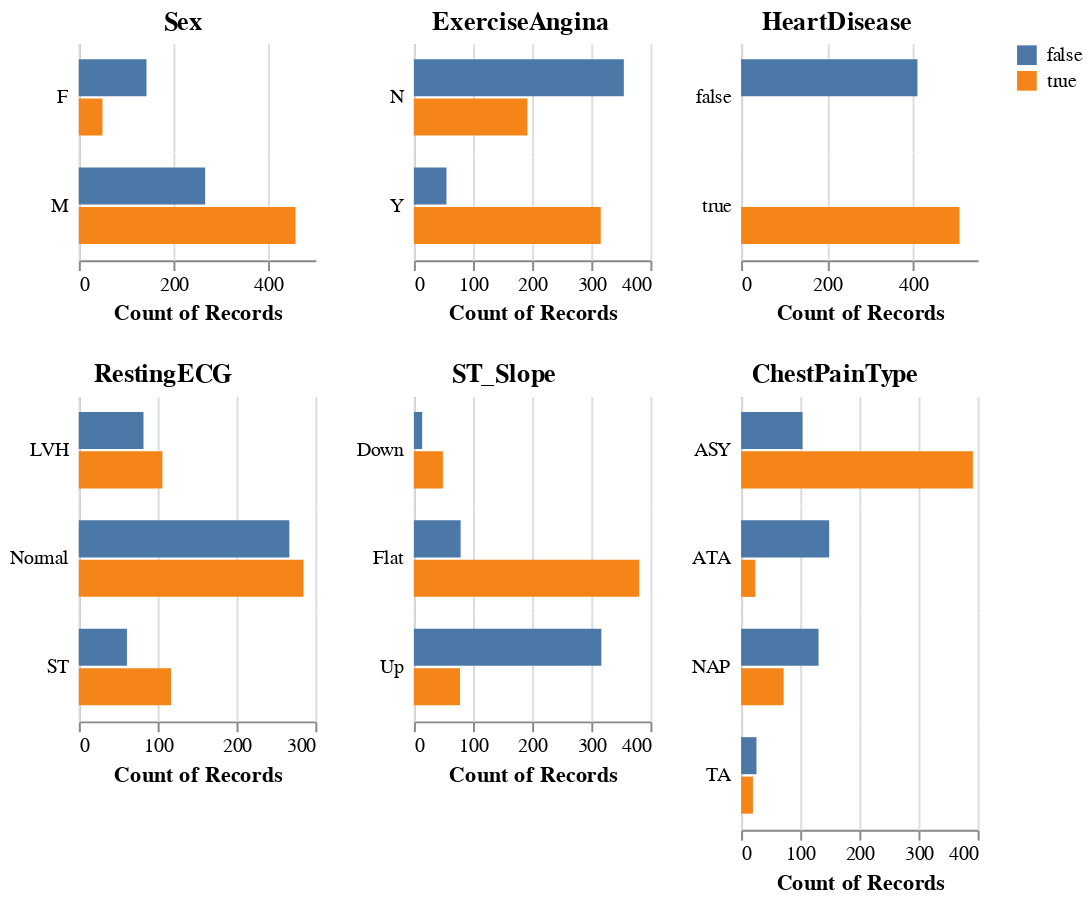

Write notebook code for a chart like this one.
### Code cell
aly.dist(df.assign(HeartDisease=lambda df: df['HeartDisease'].astype(object)), dtype='object', color='HeartDisease')

### Figure 1 — Vega specification as saved in the notebook (floating-point values rounded to 4 significant figures)
{"$schema": "https://vega.github.io/schema/vega/v5.json", "data": [{"name": "source_0", "values": [{"HeartDisease": true, "Sex": "M", "__count": 458}, {"HeartDisease": false, "Sex": "M", "__count": 267}, {"HeartDisease": false, "Sex": "F", "__count": 143}, {"HeartDisease": true, "Sex": "F", "__count": 50}]}, {"name": "concat_0_concat_0_row_domain", "values": [{"Sex": "M", "count": 2}, {"Sex": "F", "count": 2}]}, {"name": "source_1", "values": [{"HeartDisease": false, "ExerciseAngina": "N", "__count": 355}, {"HeartDisease": true, "ExerciseAngina": "Y", "__count": 316}, {"HeartDisease": true, "ExerciseAngina": "N", "__count": 192}, {"HeartDisease": false, "ExerciseAngina": "Y", "__count": 55}]}, {"name": "concat_1_concat_0_row_domain", "values": [{"ExerciseAngina": "N", "count": 2}, {"ExerciseAngina": "Y", "count": 2}]}, {"name": "source_2", "values": [{"HeartDisease": false, "__count": 410}, {"HeartDisease": true, "__count": 508}]}, {"name": "concat_2_concat_0_row_domain", "values": [{"HeartDisease": false, "count": 1}, {"HeartDisease": true, "count": 1}]}, {"name": "source_3", "values": [{"HeartDisease": true, "RestingECG": "Normal", "__count": 285}, {"HeartDisease": false, "RestingECG": "Normal", "__count": 267}, {"HeartDisease": true, "RestingECG": "ST", "__count": 117}, {"HeartDisease": false, "RestingECG": "LVH", "__count": 82}, {"HeartDisease": false, "RestingECG": "ST", "__count": 61}, {"HeartDisease": true, "RestingECG": "LVH", "__count": 106}]}, {"name": "concat_3_concat_0_row_domain", "values": [{"RestingECG": "Normal", "count": 2}, {"RestingECG": "ST", "count": 2}, {"RestingECG": "LVH", "count": 2}]}, {"name": "source_4", "values": [{"HeartDisease": true, "ST_Slope": "Flat", "__count": 381}, {"HeartDisease": false, "ST_Slope": "Up", "__count": 317}, {"HeartDisease": true, "ST_Slope": "Down", "__count": 49}, {"HeartDisease": false, "ST_Slope": "Flat", "__count": 79}, {"HeartDisease": true, "ST_Slope": "Up", "__count": 78}, {"HeartDisease": false, "ST_Slope": "Down", "__count": 14}]}, {"name": "concat_4_concat_0_row_domain", "values": [{"ST_Slope": "Flat", "count": 2}, {"ST_Slope": "Up", "count": 2}, {"ST_Slope": "Down", "count": 2}]}, {"name": "source_5", "values": [{"HeartDisease": false, "ChestPainType": "NAP", "__count": 131}, {"HeartDisease": false, "ChestPainType": "ASY", "__count": 104}, {"HeartDisease": true, "ChestPainType": "NAP", "__count": 72}, {"HeartDisease": false, "ChestPainType": "ATA", "__count": 149}, {"HeartDisease": true, "ChestPainType": "ASY", "__count": 392}, {"HeartDisease": true, "ChestPainType": "ATA", "__count": 24}, {"HeartDisease": true, "ChestPainType": "TA", "__count": 20}, {"HeartDisease": false, "ChestPainType": "TA", "__count": 26}]}, {"name": "concat_5_concat_0_row_domain", "values": [{"ChestPainType": "NAP", "count": 2}, {"ChestPainType": "ASY", "count": 2}, {"ChestPainType": "ATA", "count": 2}, {"ChestPainType": "TA", "count": 2}]}, {"name": "source_0_color_domain_HeartDisease_0", "values": [{"HeartDisease": true}, {"HeartDisease": false}]}, {"name": "source_1_color_domain_HeartDisease_1", "values": [{"HeartDisease": false}, {"HeartDisease": true}]}, {"name": "source_2_color_domain_HeartDisease_2", "values": [{"HeartDisease": false}, {"HeartDisease": true}]}, {"name": "source_3_color_domain_HeartDisease_3", "values": [{"HeartDisease": true}, {"HeartDisease": false}]}, {"name": "source_4_color_domain_HeartDisease_4", "values": [{"HeartDisease": true}, {"HeartDisease": false}]}, {"name": "source_5_color_domain_HeartDisease_5", "values": [{"HeartDisease": false}, {"HeartDisease": true}]}, {"name": "source_0_concat_0_concat_0_x_domain___count", "values": [{"min": 50, "max": 458}]}, {"name": "source_0_concat_0_concat_0_y_domain_HeartDisease", "values": [{"HeartDisease": true}, {"HeartDisease": false}]}, {"name": "source_1_concat_1_concat_0_x_domain___count", "values": [{"min": 55, "max": 355}]}, {"name": "source_1_concat_1_concat_0_y_domain_HeartDisease", "values": [{"HeartDisease": false}, {"HeartDisease": true}]}, {"name": "source_2_concat_2_concat_0_x_domain___count", "values": [{"min": 410, "max": 508}]}, {"name": "source_2_concat_2_concat_0_y_domain_HeartDisease", "values": [{"HeartDisease": false}, {"HeartDisease": true}]}, {"name": "source_3_concat_3_concat_0_x_domain___count", "values": [{"min": 61, "max": 285}]}, {"name": "source_3_concat_3_concat_0_y_domain_HeartDisease", "values": [{"HeartDisease": true}, {"HeartDisease": false}]}, {"name": "source_4_concat_4_concat_0_x_domain___count", "values": [{"min": 14, "max": 381}]}, {"name": "source_4_concat_4_concat_0_y_domain_HeartDisease", "values": [{"HeartDisease": true}, {"HeartDisease": false}]}, {"name": "source_5_concat_5_concat_0_x_domain___count", "values": [{"min": 20, "max": 392}]}, {"name": "source_5_concat_5_concat_0_y_domain_HeartDisease", "values": [{"HeartDisease": false}, {"HeartDisease": true}]}], "signals": [{"name": "concat_0_concat_0_child_width", "value": 120}, {"name": "concat_0_concat_0_y_step", "value": 20}, {"name": "concat_0_concat_0_child_height", "update": "bandspace(domain('concat_0_concat_0_y').length, 0.06, 0.4) * concat_0_concat_0_y_step"}, {"name": "concat_1_concat_0_child_width", "value": 120}, {"name": "concat_1_concat_0_y_step", "value": 20}, {"name": "concat_1_concat_0_child_height", "update": "bandspace(domain('concat_1_concat_0_y').length, 0.06, 0.4) * concat_1_concat_0_y_step"}, {"name": "concat_2_concat_0_child_width", "value": 120}, {"name": "concat_2_concat_0_y_step", "value": 20}, {"name": "concat_2_concat_0_child_height", "update": "bandspace(domain('concat_2_concat_0_y').length, 0.06, 0.4) * concat_2_concat_0_y_step"}, {"name": "concat_3_concat_0_child_width", "value": 120}, {"name": "concat_3_concat_0_y_step", "value": 20}, {"name": "concat_3_concat_0_child_height", "update": "bandspace(domain('concat_3_concat_0_y').length, 0.06, 0.4) * concat_3_concat_0_y_step"}, {"name": "concat_4_concat_0_child_width", "value": 120}, {"name": "concat_4_concat_0_y_step", "value": 20}, {"name": "concat_4_concat_0_child_height", "update": "bandspace(domain('concat_4_concat_0_y').length, 0.06, 0.4) * concat_4_concat_0_y_step"}, {"name": "concat_5_concat_0_child_width", "value": 120}, {"name": "concat_5_concat_0_y_step", "value": 20}, {"name": "concat_5_concat_0_child_height", "update": "bandspace(domain('concat_5_concat_0_y').length, 0.06, 0.4) * concat_5_concat_0_y_step"}], "marks": [{"type": "group", "name": "concat_0_group", "marks": [{"type": "group", "name": "concat_0_concat_0_group", "marks": [{"type": "group", "name": "concat_0_concat_0_row_header", "from": {"data": "concat_0_concat_0_row_domain"}, "sort": {"field": "datum[\"Sex\"]", "order": "ascending"}, "encode": {"update": {"height": {"signal": "concat_0_concat_0_child_height"}}}, "axes": [{"scale": "concat_0_concat_0_y", "grid": false, "labels": false, "zindex": 0, "orient": "left", "domain": true, "ticks": false}], "title": {"text": {"signal": "isValid(parent[\"Sex\"]) ? parent[\"Sex\"] : \"\"+parent[\"Sex\"]"}, "frame": "group", "style": "guide-label", "align": "left", "orient": "left", "angle": 0, "offset": 5, "baseline": "middle"}, "role": "row-header"}, {"type": "group", "name": "concat_0_concat_0_column_footer", "encode": {"update": {"width": {"signal": "concat_0_concat_0_child_width"}}}, "axes": [{"scale": "concat_0_concat_0_x", "orient": "bottom", "title": "Count of Records", "labelFlush": true, "labelOverlap": true, "tickCount": {"signal": "ceil(concat_0_concat_0_child_width/40)"}, "grid": false, "zindex": 0}], "role": "column-footer"}, {"type": "group", "name": "concat_0_concat_0_cell", "from": {"facet": {"data": "source_0", "name": "concat_0_concat_0_facet", "groupby": ["Sex"]}}, "sort": {"field": ["datum[\"Sex\"]"], "order": ["ascending"]}, "encode": {"update": {"width": {"signal": "concat_0_concat_0_child_width"}, "height": {"signal": "concat_0_concat_0_child_height"}}}, "marks": [{"type": "rect", "name": "concat_0_concat_0_child_marks", "from": {"data": "concat_0_concat_0_facet"}, "encode": {"update": {"x2": {"value": 0, "scale": "concat_0_concat_0_x"}, "fill": {"field": "HeartDisease", "scale": "color"}, "x": {"field": "__count", "scale": "concat_0_concat_0_x"}, "y": {"field": "HeartDisease", "scale": "concat_0_concat_0_y"}, "height": {"signal": "max(0.25, bandwidth('concat_0_concat_0_y'))"}}}, "style": ["bar"]}], "axes": [{"scale": "concat_0_concat_0_x", "gridScale": "concat_0_concat_0_y", "orient": "bottom", "tickCount": {"signal": "ceil(concat_0_concat_0_child_width/40)"}, "labels": false, "maxExtent": 0, "zindex": 0, "minExtent": 0, "aria": false, "domain": false, "grid": true, "ticks": false}], "style": "cell"}], "layout": {"padding": 0, "columns": 1, "bounds": "full", "align": "all"}}], "title": {"text": "Sex", "anchor": "middle"}, "layout": {"padding": 20, "columns": 1, "bounds": "full", "align": "each"}}, {"type": "group", "name": "concat_1_group", "marks": [{"type": "group", "name": "concat_1_concat_0_group", "marks": [{"type": "group", "name": "concat_1_concat_0_row_header", "from": {"data": "concat_1_concat_0_row_domain"}, "sort": {"field": "datum[\"ExerciseAngina\"]", "order": "ascending"}, "encode": {"update": {"height": {"signal": "concat_1_concat_0_child_height"}}}, "axes": [{"scale": "concat_1_concat_0_y", "grid": false, "ticks": false, "domain": true, "orient": "left", "zindex": 0, "labels": false}], "title": {"text": {"signal": "isValid(parent[\"ExerciseAngina\"]) ? parent[\"ExerciseAngina\"] : \"\"+parent[\"ExerciseAngina\"]"}, "baseline": "middle", "style": "guide-label", "orient": "left", "frame": "group", "align": "left", "angle": 0, "offset": 5}, "role": "row-header"}, {"type": "group", "name": "concat_1_concat_0_column_footer", "encode": {"update": {"width": {"signal": "concat_1_concat_0_child_width"}}}, "axes": [{"scale": "concat_1_concat_0_x", "zindex": 0, "grid": false, "labelFlush": true, "labelOverlap": true, "tickCount": {"signal": "ceil(concat_1_concat_0_child_width/40)"}, "orient": "bottom", "title": "Count of Records"}], "role": "column-footer"}, {"type": "group", "name": "concat_1_concat_0_cell", "from": {"facet": {"data": "source_1", "name": "concat_1_concat_0_facet", "groupby": ["ExerciseAngina"]}}, "sort": {"field": ["datum[\"ExerciseAngina\"]"], "order": ["ascending"]}, "encode": {"update": {"width": {"signal": "concat_1_concat_0_child_width"}, "height": {"signal": "concat_1_concat_0_child_height"}}}, "marks": [{"type": "rect", "name": "concat_1_concat_0_child_marks", "from": {"data": "concat_1_concat_0_facet"}, "encode": {"update": {"x": {"field": "__count", "scale": "concat_1_concat_0_x"}, "x2": {"value": 0, "scale": "concat_1_concat_0_x"}, "y": {"field": "HeartDisease", "scale": "concat_1_concat_0_y"}, "height": {"signal": "max(0.25, bandwidth('concat_1_concat_0_y'))"}, "fill": {"field": "HeartDisease", "scale": "color"}}}, "style": ["bar"]}], "axes": [{"scale": "concat_1_concat_0_x", "gridScale": "concat_1_concat_0_y", "orient": "bottom", "ticks": false, "labels": false, "grid": true, "maxExtent": 0, "aria": false, "minExtent": 0, "domain": false, "zindex": 0, "tickCount": {"signal": "ceil(concat_1_concat_0_child_width/40)"}}], "style": "cell"}], "layout": {"padding": 0, "columns": 1, "bounds": "full", "align": "all"}}], "title": {"text": "ExerciseAngina", "anchor": "middle"}, "layout": {"padding": 20, "columns": 1, "bounds": "full", "align": "each"}}, {"type": "group", "name": "concat_2_group", "marks": [{"type": "group", "name": "concat_2_concat_0_group", "marks": [{"type": "group", "name": "concat_2_concat_0_row_header", "from": {"data": "concat_2_concat_0_row_domain"}, "sort": {"field": "datum[\"HeartDisease\"]", "order": "ascending"}, "encode": {"update": {"height": {"signal": "concat_2_concat_0_child_height"}}}, "axes": [{"scale": "concat_2_concat_0_y", "grid": false, "ticks": false, "zindex": 0, "orient": "left", "domain": true, "labels": false}], "title": {"text": {"signal": "isValid(parent[\"HeartDisease\"]) ? parent[\"HeartDisease\"] : \"\"+parent[\"HeartDisease\"]"}, "offset": 5, "frame": "group", "align": "left", "angle": 0, "orient": "left", "style": "guide-label", "baseline": "middle"}, "role": "row-header"}, {"type": "group", "name": "concat_2_concat_0_column_footer", "encode": {"update": {"width": {"signal": "concat_2_concat_0_child_width"}}}, "axes": [{"scale": "concat_2_concat_0_x", "orient": "bottom", "labelOverlap": true, "tickCount": {"signal": "ceil(concat_2_concat_0_child_width/40)"}, "grid": false, "title": "Count of Records", "zindex": 0, "labelFlush": true}], "role": "column-footer"}, {"type": "group", "name": "concat_2_concat_0_cell", "from": {"facet": {"data": "source_2", "name": "concat_2_concat_0_facet", "groupby": ["HeartDisease"]}}, "sort": {"field": ["datum[\"HeartDisease\"]"], "order": ["ascending"]}, "encode": {"update": {"height": {"signal": "concat_2_concat_0_child_height"}, "width": {"signal": "concat_2_concat_0_child_width"}}}, "marks": [{"type": "rect", "name": "concat_2_concat_0_child_marks", "from": {"data": "concat_2_concat_0_facet"}, "encode": {"update": {"fill": {"field": "HeartDisease", "scale": "color"}, "x": {"field": "__count", "scale": "concat_2_concat_0_x"}, "y": {"field": "HeartDisease", "scale": "concat_2_concat_0_y"}, "height": {"signal": "max(0.25, bandwidth('concat_2_concat_0_y'))"}, "x2": {"value": 0, "scale": "concat_2_concat_0_x"}}}, "style": ["bar"]}], "axes": [{"scale": "concat_2_concat_0_x", "grid": true, "ticks": false, "tickCount": {"signal": "ceil(concat_2_concat_0_child_width/40)"}, "gridScale": "concat_2_concat_0_y", "aria": false, "maxExtent": 0, "zindex": 0, "orient": "bottom", "domain": false, "minExtent": 0, "labels": false}], "style": "cell"}], "layout": {"padding": 0, "columns": 1, "bounds": "full", "align": "all"}}], "title": {"text": "HeartDisease", "anchor": "middle"}, "layout": {"padding": 20, "columns": 1, "bounds": "full", "align": "each"}}, {"type": "group", "name": "concat_3_group", "marks": [{"type": "group", "name": "concat_3_concat_0_group", "marks": [{"type": "group", "name": "concat_3_concat_0_row_header", "from": {"data": "concat_3_concat_0_row_domain"}, "sort": {"field": "datum[\"RestingECG\"]", "order": "ascending"}, "encode": {"update": {"height": {"signal": "concat_3_concat_0_child_height"}}}, "axes": [{"scale": "concat_3_concat_0_y", "domain": true, "grid": false, "labels": false, "orient": "left", "ticks": false, "zindex": 0}], "title": {"text": {"signal": "isValid(parent[\"RestingECG\"]) ? parent[\"RestingECG\"] : \"\"+parent[\"RestingECG\"]"}, "offset": 5, "orient": "left", "angle": 0, "frame": "group", "style": "guide-label", "baseline": "middle", "align": "left"}, "role": "row-header"}, {"type": "group", "name": "concat_3_concat_0_column_footer", "encode": {"update": {"width": {"signal": "concat_3_concat_0_child_width"}}}, "axes": [{"scale": "concat_3_concat_0_x", "title": "Count of Records", "labelOverlap": true, "grid": false, "tickCount": {"signal": "ceil(concat_3_concat_0_child_width/40)"}, "labelFlush": true, "zindex": 0, "orient": "bottom"}], "role": "column-footer"}, {"type": "group", "name": "concat_3_concat_0_cell", "from": {"facet": {"data": "source_3", "name": "concat_3_concat_0_facet", "groupby": ["RestingECG"]}}, "sort": {"field": ["datum[\"RestingECG\"]"], "order": ["ascending"]}, "encode": {"update": {"width": {"signal": "concat_3_concat_0_child_width"}, "height": {"signal": "concat_3_concat_0_child_height"}}}, "marks": [{"type": "rect", "name": "concat_3_concat_0_child_marks", "from": {"data": "concat_3_concat_0_facet"}, "encode": {"update": {"x2": {"value": 0, "scale": "concat_3_concat_0_x"}, "y": {"field": "HeartDisease", "scale": "concat_3_concat_0_y"}, "fill": {"field": "HeartDisease", "scale": "color"}, "x": {"field": "__count", "scale": "concat_3_concat_0_x"}, "height": {"signal": "max(0.25, bandwidth('concat_3_concat_0_y'))"}}}, "style": ["bar"]}], "axes": [{"scale": "concat_3_concat_0_x", "domain": false, "zindex": 0, "minExtent": 0, "grid": true, "maxExtent": 0, "aria": false, "tickCount": {"signal": "ceil(concat_3_concat_0_child_width/40)"}, "orient": "bottom", "labels": false, "ticks": false, "gridScale": "concat_3_concat_0_y"}], "style": "cell"}], "layout": {"padding": 0, "columns": 1, "bounds": "full", "align": "all"}}], "title": {"text": "RestingECG", "anchor": "middle"}, "layout": {"padding": 20, "columns": 1, "bounds": "full", "align": "each"}}, {"type": "group", "name": "concat_4_group", "marks": [{"type": "group", "name": "concat_4_concat_0_group", "marks": [{"type": "group", "name": "concat_4_concat_0_row_header", "from": {"data": "concat_4_concat_0_row_domain"}, "sort": {"field": "datum[\"ST_Slope\"]", "order": "ascending"}, "encode": {"update": {"height": {"signal": "concat_4_concat_0_child_height"}}}, "axes": [{"scale": "concat_4_concat_0_y", "ticks": false, "zindex": 0, "grid": false, "orient": "left", "domain": true, "labels": false}], "title": {"text": {"signal": "isValid(parent[\"ST_Slope\"]) ? parent[\"ST_Slope\"] : \"\"+parent[\"ST_Slope\"]"}, "offset": 5, "frame": "group", "style": "guide-label", "baseline": "middle", "align": "left", "orient": "left", "angle": 0}, "role": "row-header"}, {"type": "group", "name": "concat_4_concat_0_column_footer", "encode": {"update": {"width": {"signal": "concat_4_concat_0_child_width"}}}, "axes": [{"scale": "concat_4_concat_0_x", "labelFlush": true, "tickCount": {"signal": "ceil(concat_4_concat_0_child_width/40)"}, "zindex": 0, "title": "Count of Records", "labelOverlap": true, "grid": false, "orient": "bottom"}], "role": "column-footer"}, {"type": "group", "name": "concat_4_concat_0_cell", "from": {"facet": {"data": "source_4", "name": "concat_4_concat_0_facet", "groupby": ["ST_Slope"]}}, "sort": {"field": ["datum[\"ST_Slope\"]"], "order": ["ascending"]}, "encode": {"update": {"width": {"signal": "concat_4_concat_0_child_width"}, "height": {"signal": "concat_4_concat_0_child_height"}}}, "marks": [{"type": "rect", "name": "concat_4_concat_0_child_marks", "from": {"data": "concat_4_concat_0_facet"}, "encode": {"update": {"fill": {"field": "HeartDisease", "scale": "color"}, "x": {"field": "__count", "scale": "concat_4_concat_0_x"}, "x2": {"value": 0, "scale": "concat_4_concat_0_x"}, "y": {"field": "HeartDisease", "scale": "concat_4_concat_0_y"}, "height": {"signal": "max(0.25, bandwidth('concat_4_concat_0_y'))"}}}, "style": ["bar"]}], "axes": [{"scale": "concat_4_concat_0_x", "ticks": false, "tickCount": {"signal": "ceil(concat_4_concat_0_child_width/40)"}, "aria": false, "zindex": 0, "labels": false, "domain": false, "maxExtent": 0, "grid": true, "orient": "bottom", "gridScale": "concat_4_concat_0_y", "minExtent": 0}], "style": "cell"}], "layout": {"padding": 0, "columns": 1, "bounds": "full", "align": "all"}}], "title": {"text": "ST_Slope", "anchor": "middle"}, "layout": {"padding": 20, "columns": 1, "bounds": "full", "align": "each"}}, {"type": "group", "name": "concat_5_group", "marks": [{"type": "group", "name": "concat_5_concat_0_group", "marks": [{"type": "group", "name": "concat_5_concat_0_row_header", "from": {"data": "concat_5_concat_0_row_domain"}, "sort": {"field": "datum[\"ChestPainType\"]", "order": "ascending"}, "encode": {"update": {"height": {"signal": "concat_5_concat_0_child_height"}}}, "axes": [{"scale": "concat_5_concat_0_y", "labels": false, "domain": true, "orient": "left", "zindex": 0, "ticks": false, "grid": false}], "title": {"text": {"signal": "isValid(parent[\"ChestPainType\"]) ? parent[\"ChestPainType\"] : \"\"+parent[\"ChestPainType\"]"}, "orient": "left", "angle": 0, "style": "guide-label", "frame": "group", "align": "left", "offset": 5, "baseline": "middle"}, "role": "row-header"}, {"type": "group", "name": "concat_5_concat_0_column_footer", "encode": {"update": {"width": {"signal": "concat_5_concat_0_child_width"}}}, "axes": [{"scale": "concat_5_concat_0_x", "zindex": 0, "orient": "bottom", "title": "Count of Records", "grid": false, "labelFlush": true, "labelOverlap": true, "tickCount": {"signal": "ceil(concat_5_concat_0_child_width/40)"}}], "role": "column-footer"}, {"type": "group", "name": "concat_5_concat_0_cell", "from": {"facet": {"data": "source_5", "name": "concat_5_concat_0_facet", "groupby": ["ChestPainType"]}}, "sort": {"field": ["datum[\"ChestPainType\"]"], "order": ["ascending"]}, "encode": {"update": {"width": {"signal": "concat_5_concat_0_child_width"}, "height": {"signal": "concat_5_concat_0_child_height"}}}, "marks": [{"type": "rect", "name": "concat_5_concat_0_child_marks", "from": {"data": "concat_5_concat_0_facet"}, "encode": {"update": {"x2": {"value": 0, "scale": "concat_5_concat_0_x"}, "height": {"signal": "max(0.25, bandwidth('concat_5_concat_0_y'))"}, "y": {"field": "HeartDisease", "scale": "concat_5_concat_0_y"}, "fill": {"field": "HeartDisease", "scale": "color"}, "x": {"field": "__count", "scale": "concat_5_concat_0_x"}}}, "style": ["bar"]}], "axes": [{"scale": "concat_5_concat_0_x", "tickCount": {"signal": "ceil(concat_5_concat_0_child_width/40)"}, "domain": false, "maxExtent": 0, "ticks": false, "orient": "bottom", "aria": false, "zindex": 0, "labels": false, "grid": true, "minExtent": 0, "gridScale": "concat_5_concat_0_y"}], "style": "cell"}], "layout": {"padding": 0, "columns": 1, "bounds": "full", "align": "all"}}], "title": {"text": "ChestPainType", "anchor": "middle"}, "layout": {"padding": 20, "columns": 1, "bounds": "full", "align": "each"}}], "scales": [{"name": "color", "type": "ordinal", "domain": {"fields": [{"data": "source_0_color_domain_HeartDisease_0", "field": "HeartDisease"}, {"data": "source_1_color_domain_HeartDisease_1", "field": "HeartDisease"}, {"data": "source_2_color_domain_HeartDisease_2", "field": "HeartDisease"}, {"data": "source_3_color_domain_HeartDisease_3", "field": "HeartDisease"}, {"data": "source_4_color_domain_HeartDisease_4", "field": "HeartDisease"}, {"data": "source_5_color_domain_HeartDisease_5", "field": "HeartDisease"}], "sort": true}, "range": "category"}, {"name": "concat_0_concat_0_x", "type": "linear", "domain": [{"signal": "(data(\"source_0_concat_0_concat_0_x_domain___count\")[0] || {}).min"}, {"signal": "(data(\"source_0_concat_0_concat_0_x_domain___count\")[0] || {}).max"}], "range": [0, {"signal": "concat_0_concat_0_child_width"}], "zero": true, "nice": true}, {"name": "concat_0_concat_0_y", "type": "band", "domain": {"data": "source_0_concat_0_concat_0_y_domain_HeartDisease", "field": "HeartDisease", "sort": true}, "range": {"step": {"signal": "concat_0_concat_0_y_step"}}, "paddingInner": 0.06, "paddingOuter": 0.4}, {"name": "concat_1_concat_0_x", "type": "linear", "domain": [{"signal": "(data(\"source_1_concat_1_concat_0_x_domain___count\")[0] || {}).min"}, {"signal": "(data(\"source_1_concat_1_concat_0_x_domain___count\")[0] || {}).max"}], "range": [0, {"signal": "concat_1_concat_0_child_width"}], "zero": true, "nice": true}, {"name": "concat_1_concat_0_y", "type": "band", "domain": {"data": "source_1_concat_1_concat_0_y_domain_HeartDisease", "field": "HeartDisease", "sort": true}, "range": {"step": {"signal": "concat_1_concat_0_y_step"}}, "paddingOuter": 0.4, "paddingInner": 0.06}, {"name": "concat_2_concat_0_x", "type": "linear", "domain": [{"signal": "(data(\"source_2_concat_2_concat_0_x_domain___count\")[0] || {}).min"}, {"signal": "(data(\"source_2_concat_2_concat_0_x_domain___count\")[0] || {}).max"}], "range": [0, {"signal": "concat_2_concat_0_child_width"}], "nice": true, "zero": true}, {"name": "concat_2_concat_0_y", "type": "band", "domain": {"data": "source_2_concat_2_concat_0_y_domain_HeartDisease", "field": "HeartDisease", "sort": true}, "range": {"step": {"signal": "concat_2_concat_0_y_step"}}, "paddingOuter": 0.4, "paddingInner": 0.06}, {"name": "concat_3_concat_0_x", "type": "linear", "domain": [{"signal": "(data(\"source_3_concat_3_concat_0_x_domain___count\")[0] || {}).min"}, {"signal": "(data(\"source_3_concat_3_concat_0_x_domain___count\")[0] || {}).max"}], "range": [0, {"signal": "concat_3_concat_0_child_width"}], "zero": true, "nice": true}, {"name": "concat_3_concat_0_y", "type": "band", "domain": {"data": "source_3_concat_3_concat_0_y_domain_HeartDisease", "field": "HeartDisease", "sort": true}, "range": {"step": {"signal": "concat_3_concat_0_y_step"}}, "paddingOuter": 0.4, "paddingInner": 0.06}, {"name": "concat_4_concat_0_x", "type": "linear", "domain": [{"signal": "(data(\"source_4_concat_4_concat_0_x_domain___count\")[0] || {}).min"}, {"signal": "(data(\"source_4_concat_4_concat_0_x_domain___count\")[0] || {}).max"}], "range": [0, {"signal": "concat_4_concat_0_child_width"}], "zero": true, "nice": true}, {"name": "concat_4_concat_0_y", "type": "band", "domain": {"data": "source_4_concat_4_concat_0_y_domain_HeartDisease", "field": "HeartDisease", "sort": true}, "range": {"step": {"signal": "concat_4_concat_0_y_step"}}, "paddingOuter": 0.4, "paddingInner": 0.06}, {"name": "concat_5_concat_0_x", "type": "linear", "domain": [{"signal": "(data(\"source_5_concat_5_concat_0_x_domain___count\")[0] || {}).min"}, {"signal": "(data(\"source_5_concat_5_concat_0_x_domain___count\")[0] || {}).max"}], "range": [0, {"signal": "concat_5_concat_0_child_width"}], "nice": true, "zero": true}, {"name": "concat_5_concat_0_y", "type": "band", "domain": {"data": "source_5_concat_5_concat_0_y_domain_HeartDisease", "field": "HeartDisease", "sort": true}, "range": {"step": {"signal": "concat_5_concat_0_y_step"}}, "paddingOuter": 0.4, "paddingInner": 0.06}], "padding": 5, "config": {"style": {"cell": {"stroke": null}}}, "legends": [{"fill": "color", "symbolType": "square"}], "layout": {"padding": 20, "columns": 3, "bounds": "full", "align": "each"}, "background": "white"}
